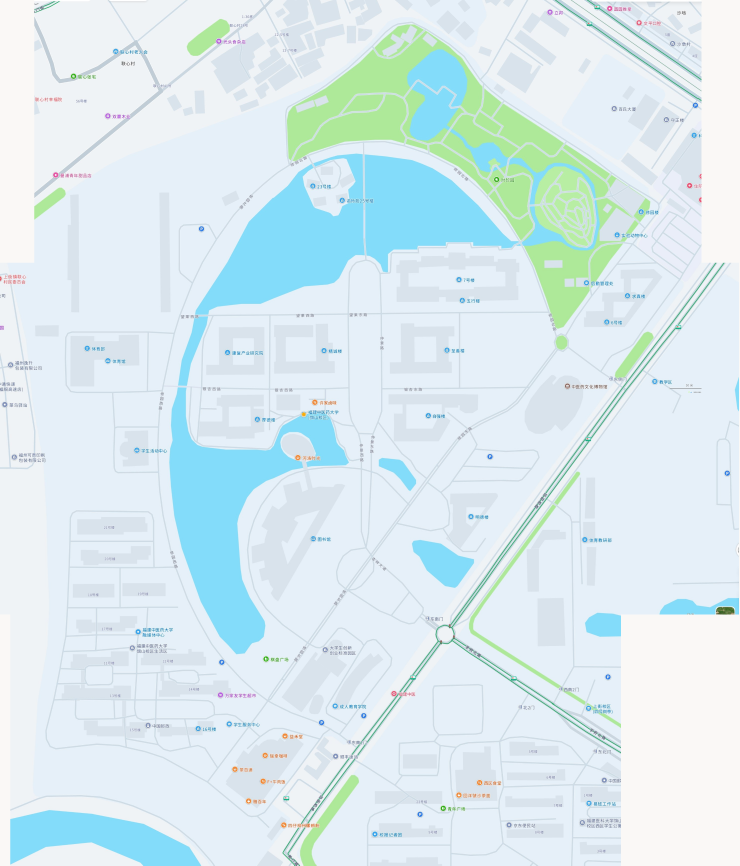
#> input picture _audit/campus_map_20261113/_data/amap/master.png, 2957 x 3463 px, found by its file name (shown at 1/4 size)
$ python mask.py
#> lines starting #> are read from the running program, lines starting #| are printed output that depends on the picture; after the words box and inside, x2 and y2 are one past the last pixel; in counts of white or black regions, pixels touching at a corner belong together; long printed decimals are rounded
import cv2, numpy as np, os, json
BASE = r"C:\Users\Ko_Li\.openclaw\workspace\web\_audit\campus_map_20261113\_data\amap"
WORK = os.path.join(BASE,"_work")
im=cv2.imread(os.path.join(BASE,"master.png"))
#> im is the input picture: shape (3463, 2957, 3); mean B, G, R 240.3, 235.5, 217.7
B=im[:,:,0].astype(np.int16); G=im[:,:,1].astype(np.int16); R=im[:,:,2].astype(np.int16)
mx=im.max(axis=2).astype(np.int16); mn=im.min(axis=2).astype(np.int16)
#> after `mx = im.max(axis=2).astype(np.int16)`:
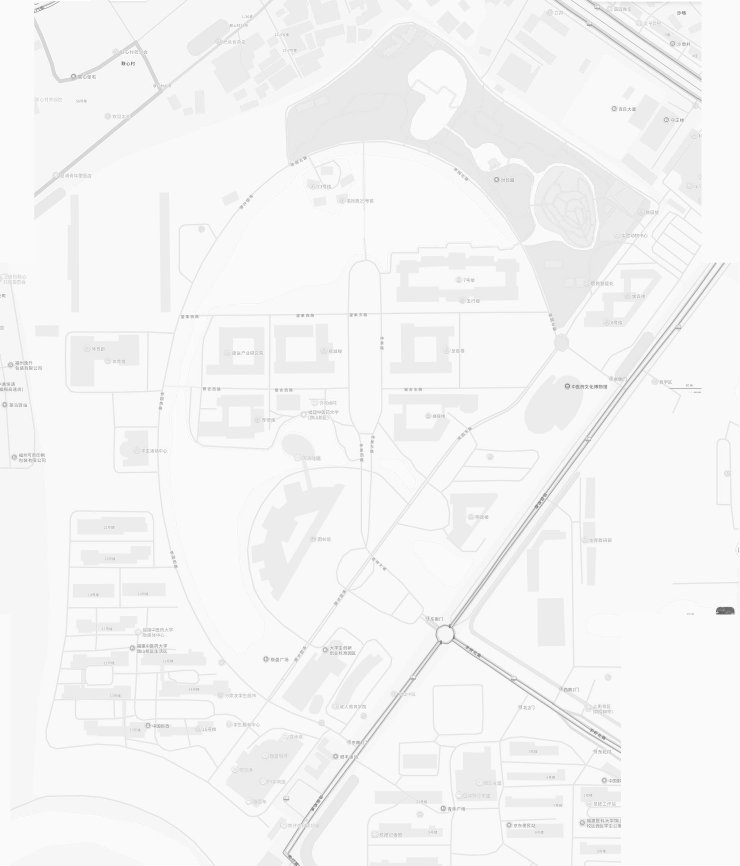
#> mx: shape (3463, 2957) int16 (shown at 1/4 size); min 50, max 255, mean 244.6
#> after `mn = im.min(axis=2).astype(np.int16)`:
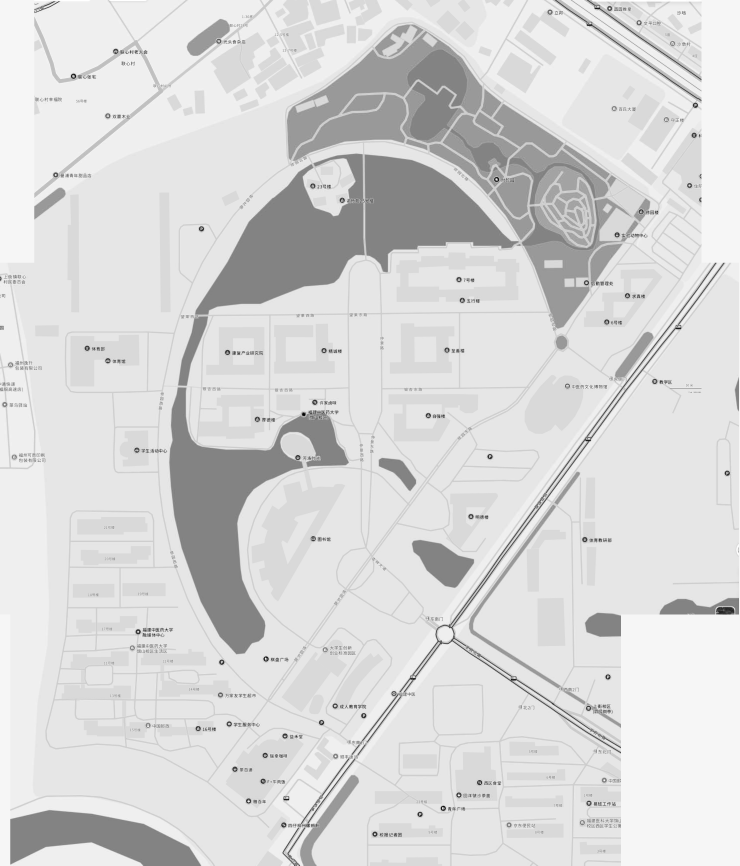
#> mn: shape (3463, 2957) int16 (shown at 1/4 size); min 0, max 255, mean 216.2
neutral=(mx-mn)<=10
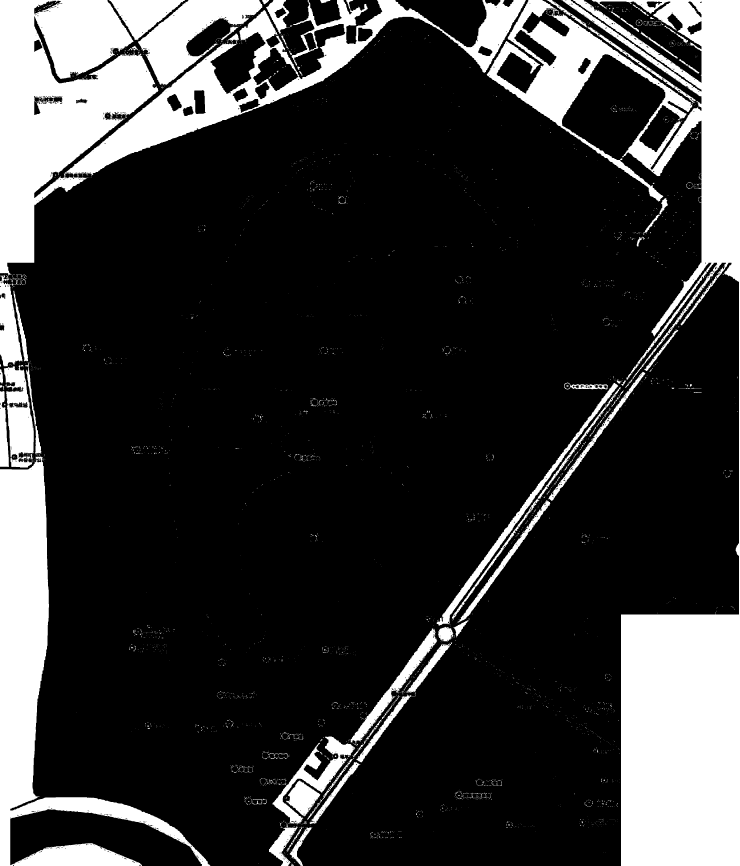
#> neutral: shape (3463, 2957) bool (shown at 1/4 size); 20.4% white; 3549 white regions (3320 under 20 px), largest, box (x1, y1, x2, y2) and area: (1947, 0, 2957, 3463) 851991, (0, 0, 2103, 1465) 609504, (0, 1825, 841, 3463) 306285
bright=mx>=242
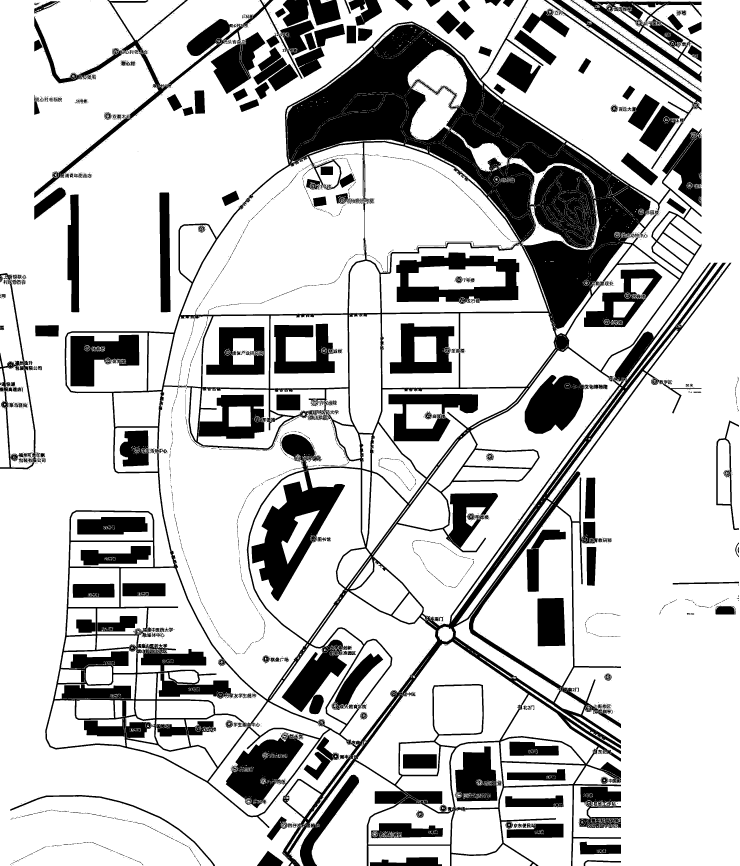
#> bright: shape (3463, 2957) bool (shown at 1/4 size); 77.6% white; 5488 black regions (4886 under 20 px), largest, box (x1, y1, x2, y2) and area: (181, 0, 2926, 3463) 1242788, (137, 0, 1258, 792) 59133, (1585, 1010, 2077, 1216) 52916
mask=((neutral)&(bright)).astype(np.uint8)
#> mask: shape (3463, 2957); values 0 (black) and 1 (white), 20.2% white; 3224 white regions (3086 under 20 px), largest, box (x1, y1, x2, y2) and area: (1947, 0, 2957, 3463) 844975, (0, 0, 2103, 1101) 585604, (0, 1825, 841, 3463) 306057
# exclude our no-data fill color (246,248,250) BGR region: reconstruct filled mask from coverage
# coverage: pixels that exactly equal the flat fill are no-data, but flat fill may coincide; compute by inverting three warps again
# simpler: no-data color was (246,248,250); detect exact equality
nodata=(np.abs(B-246)<=0)&(np.abs(G-248)<=0)&(np.abs(R-250)<=0)
#> nodata: shape (3463, 2957) bool; 8% white; 3 white regions, box (x1, y1, x2, y2) and area: (2484, 0, 2957, 3463) 635473, (0, 0, 137, 1051) 143987, (0, 2458, 41, 3463) 41205
print("nodata exact", int(nodata.sum()))
#| nodata exact 820665
mask[nodata]=0
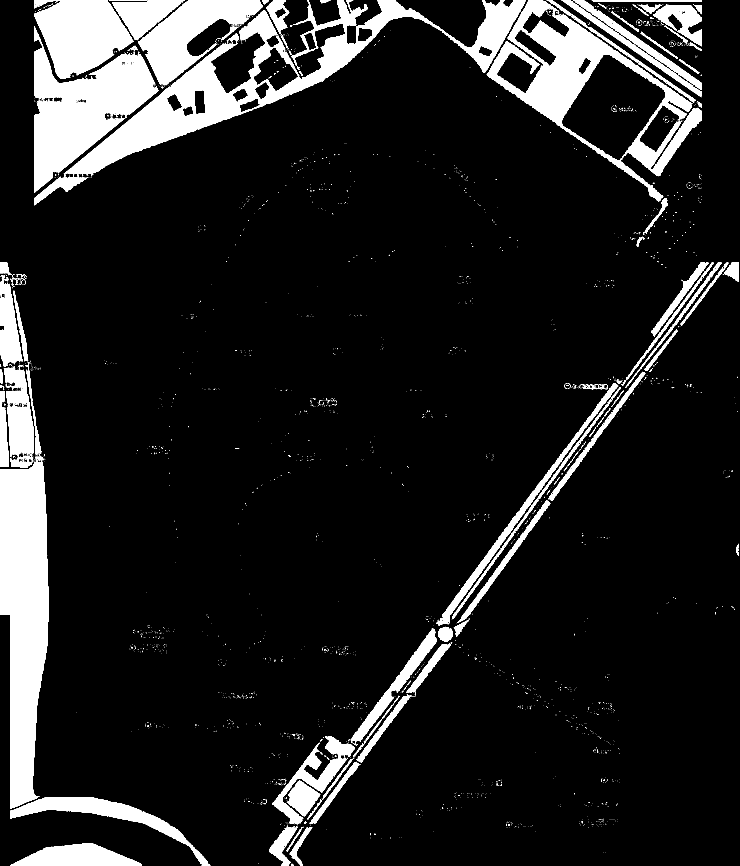
#> mask: shape (3463, 2957) (shown at 1/4 size); values 0 (black) and 1 (white), 12.2% white; 3253 white regions (3097 under 20 px), largest, box (x1, y1, x2, y2) and area: (137, 0, 2103, 821) 218089, (0, 1825, 196, 3235) 197826, (1947, 0, 2806, 807) 143525
print("mask frac", mask.mean())
#| mask frac 0.1217
# clean
k3=cv2.getStructuringElement(cv2.MORPH_ELLIPSE,(3,3))
k5=cv2.getStructuringElement(cv2.MORPH_ELLIPSE,(5,5))
m=cv2.morphologyEx(mask,cv2.MORPH_CLOSE,k5,iterations=2)
#> m: shape (3463, 2957); values 0 (black) and 1 (white), 12.7% white; 1684 white regions (1518 under 20 px), largest, box (x1, y1, x2, y2) and area: (137, 0, 2806, 822) 383695, (0, 1051, 196, 3235) 274420, (137, 0, 1076, 354) 179367
m=cv2.morphologyEx(m,cv2.MORPH_OPEN,k3,iterations=1)
#> m: shape (3463, 2957); values 0 (black) and 1 (white), 12.6% white; 307 white regions (158 under 20 px), largest, box (x1, y1, x2, y2) and area: (137, 0, 2806, 821) 376375, (0, 1098, 196, 3235) 271709, (137, 0, 1049, 353) 178828
print("clean mask frac", m.mean())
#| clean mask frac 0.1262
cv2.imwrite(os.path.join(WORK,"roadmask.png"), (m*255))
dist=cv2.distanceTransform(m,cv2.DIST_L2,5)
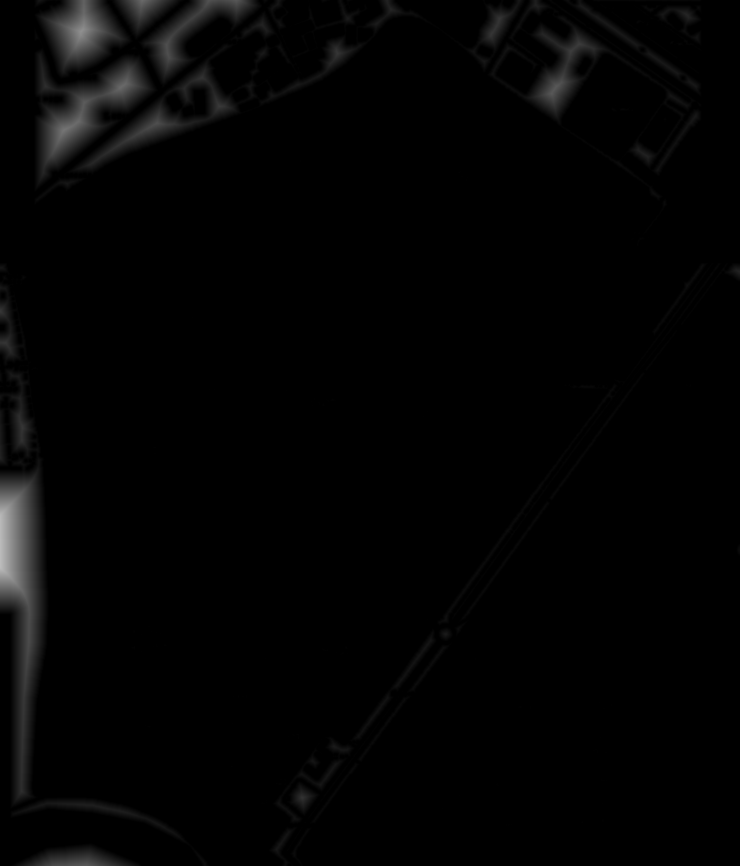
#> dist: shape (3463, 2957) float32 (shown at 1/4 size); min 0, max 189.8, mean 3.4
np.save(os.path.join(WORK,"road_dist.npy"),dist)
print("dist max",dist.max())
#| dist max 189.7876
# visualization: highlight mask in red over master at 0.5 opacity for a tile
vis=im.copy()
vis[m>0]=(vis[m>0]*0.4+np.array([0,0,255],np.uint8)*0.6).astype(np.uint8)
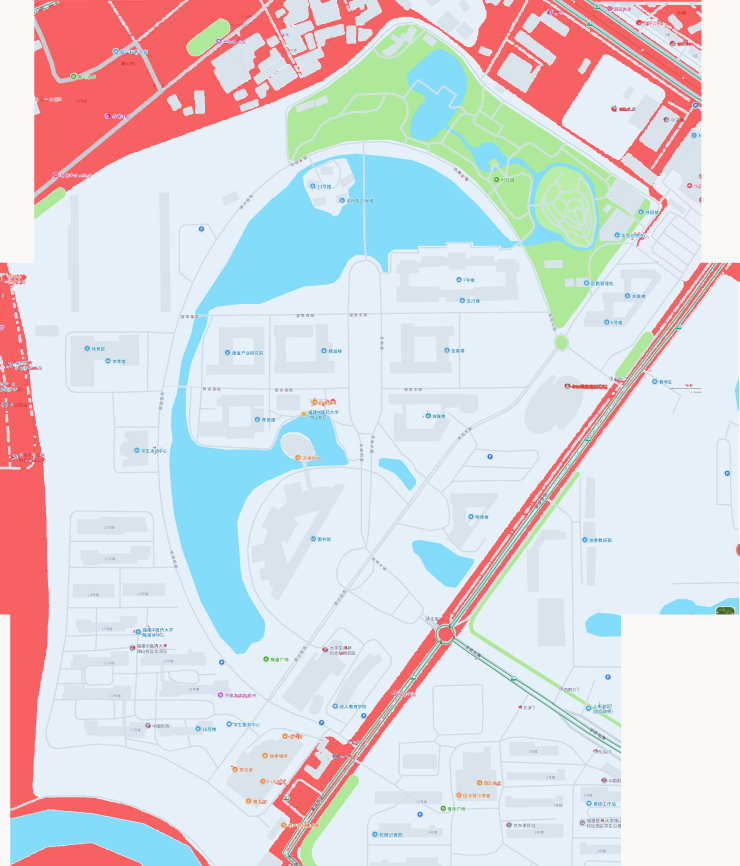
#> vis: shape (3463, 2957, 3) (shown at 1/4 size); mean B, G, R 221.6, 217.1, 218.9
cv2.imwrite(os.path.join(WORK,"mask_vis.png"),vis)
# stats of road width from distance transform on skeleton-ish: sample max along road
print("dist p50/p90/p99", np.percentile(dist[dist>0],[50,90,99]))
#| dist p50/p90/p99 [ 15.981  67.350 144.        ]
